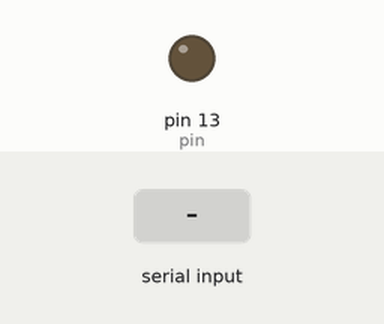
Bench run of a sketch on a simulated Arduino Uno, built with avr-gcc and run on an emulated ATmega328P. Shown: output pins drawn as LEDs (lit = HIGH). The test bench sets the inputs (shaded band).

Above: at 1.2 s.
1.3 s: "a" received over Serial
At 2.3 s:
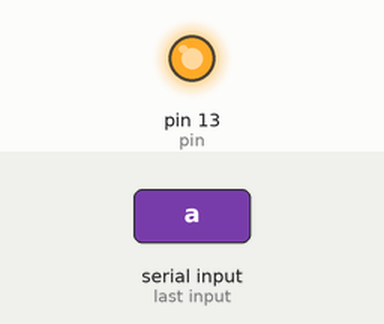
4.3 s: byte 103 (103) received over Serial
At 7.2 s:
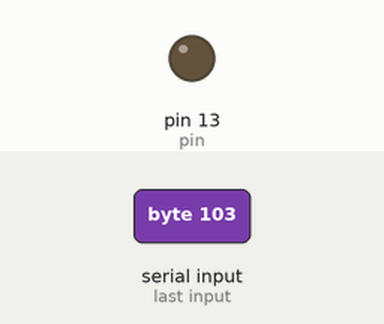
7.3 s: "b" received over Serial
At 8.8 s:
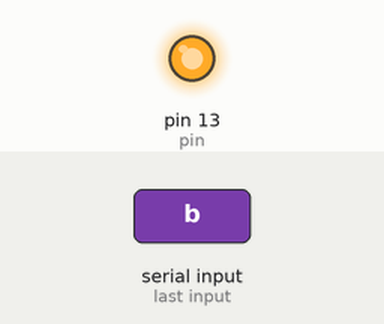
10.3 s: "c" received over Serial
Timing chart, 0 to 14.3 s (numbered marks = the images above; inputs shaded):
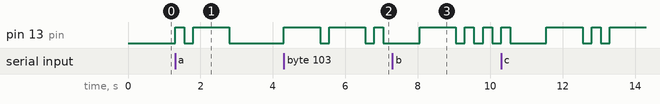

Measured:
- after the input at 1.3 s, pin 13 (pin): LOW → HIGH at once, → LOW 0.25 s later, → HIGH 0.25 s later, → LOW 1.0 s later
- after the input at 4.3 s, pin 13 (pin): goes HIGH 1.0 s, LOW 0.25 s, HIGH 1.0 s, LOW 0.25 s, HIGH 0.25 s, then LOW, starting at once
- after the input at 7.3 s, pin 13 (pin): LOW → HIGH after 0.75 s, then repeats every 0.50 s: LOW 0.25 s, HIGH 0.25 s

The sketch:

morse_2.ino
```cpp
void setup()
{
  pinMode(13, OUTPUT);

  Serial.begin(9600);
}
int pin =13;
int dottime=250;
int income = 0;

void loop()
{
  if(Serial.available() > 0){
    income = Serial.read();


    switch(income){
      case 32:w_space();break;
      case 97:dot();dash();c_space();break;
      case 98:dash();dot();dot();dot();c_space();break;
      case 99:dash();dot();dash();dot();c_space();break;
      case 100:dash();dot();dot();c_space();break;
      case 101:dot();c_space();break;
      case 102:dot();dot();dash();dot();c_space();break;
      case 103:dash();dash();dot();c_space();break;
      case 104:dot();dot();dot();dot();c_space();break;
      case 105:dot();dot();c_space();break;
      case 106:dot();dash();dash();dash();c_space();break;
      case 107:dash();dot();dash();c_space();break;
      case 108:dot();dash();dot();dot();c_space();break;
      case 109:dash();dash();c_space();break;
      case 110:dash();dot();c_space();break;
      case 111:dash();dash();dash();c_space();break;
      case 112:dot();dash();dash();dot();c_space();break;
      case 113:dash();dash();dot();dash();c_space();break;
      case 114:dot();dash();dot();c_space();break;
      case 115:dot();dot();dot();c_space();break;
      case 116:dash();c_space();break;
      case 117:dot();dot();dash();c_space();break;
      case 118:dot();dot();dot();dash();c_space();break;
      case 119:dot();dash();dash();c_space();break;
      case 120:dash();dot();dot();dash();c_space();break;
      case 121:dash();dot();dash();dash();c_space();break;
      case 122:dash();dash();dot();dot();c_space();break;

    }
  }
}


void dot()
{
  digitalWrite(pin,HIGH);
  delay(dottime);
  digitalWrite(pin,LOW);
  delay(dottime);
}

void dash()
{
  digitalWrite(pin,HIGH);
  delay(dottime*4);
  digitalWrite(pin,LOW);
  delay(dottime);
}

void c_space()
{
  digitalWrite(pin,LOW);
  delay(dottime*3);
}

void w_space()
{
  digitalWrite(pin,LOW);
  delay(dottime*7);
}
```
